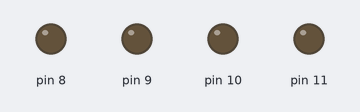
A sketch run on a simulated Arduino Uno, built with avr-gcc and run on an emulated ATmega328P. Shown: output pins drawn as LEDs (lit = HIGH). Random numbers use the default seed unless the sketch sets one.

Above: at 0.1 s.
At 30.1 s:
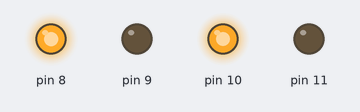
At 35.1 s:
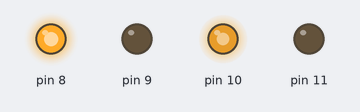
Timing chart, 0 to 36.6 s (numbered marks = the images above):
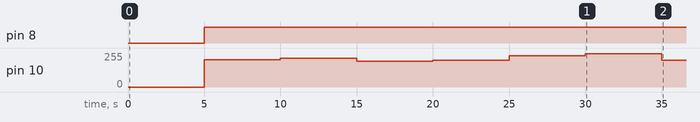

Measured:
- by itself, pin 8: LOW → HIGH at 5.0 s
- by itself, pin 10: 0/255 → 205/255 at 5.0 s, → 214/255 5.0 s later, → 192/255 5.0 s later, → 202/255 5.0 s later, … (7 changes in this stretch)

The sketch:

receiver.ino
```cpp
void setup() {
  pinMode(8, OUTPUT);
  pinMode(9, OUTPUT);
  pinMode(10, OUTPUT);
  pinMode(11, OUTPUT);
}

void loop() {
  digitalWrite(A3, random(100, 255));
  digitalWrite(A4, random(100, 255));
  digitalWrite(A5, random(100, 255));
  delay(5000);

  analogWrite(8, random(150, 255));
  digitalWrite(9, LOW);
  analogWrite(10, random(150, 255));
  digitalWrite(11, LOW);
}
```
